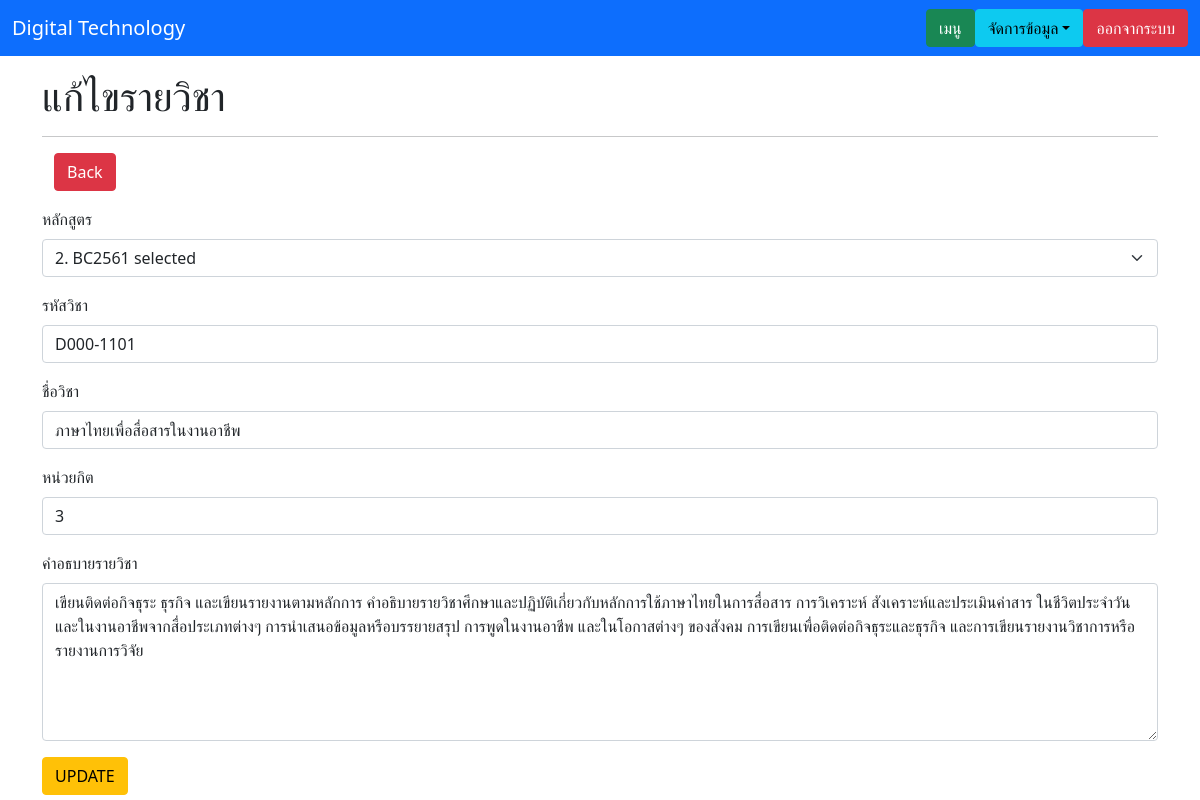
Screenshot of /subject_a_update.php?subject_AID=1 with the database file from the repository.
### tables this page shows
CREATE TABLE `tbla_subject` (
  `subject_AID` int(3) NOT NULL,
  `subject_ACode` varchar(12) NOT NULL,
  `subject_AName` varchar(255) NOT NULL,
  `subject_ACredit` int(3) NOT NULL,
  `subject_ADes` text NOT NULL,
  `courseA_ID` int(2) NOT NULL
);

### functions.php (called while the page is built, shortened)
<?php
    class DB_con{
        function __construct() {
            $conn = mysqli_connect(DB_SERVER,DB_USER,DB_PASS,DB_NAME);
            $this->dbcon = $conn;
        }
        public function fetchonerecord_a_subject($sjaID){
            $result = mysqli_query($this->dbcon, "SELECT subject_ACode,subject_AName,subject_ACredit,subject_ADes,tbla_subject.courseA_ID,courseA_CodeName
            FROM tbla_subject,tbl_avp WHERE subject_AID = '$sjaID' AND tbla_subject.courseA_ID = tbl_avp.courseA_ID");
            return $result;
        }
    }
?>

### subject_a_update.php (the view, shortened to what this page needs)
<?php
    include_once('functions.php');
?>
<!DOCTYPE html>
<html lang="en">
<head>
    <link rel="stylesheet" href="https://stackpath.bootstrapcdn.com/bootstrap/5.0.0-alpha2/css/bootstrap.min.css">
</head>
<body>
    <nav class="navbar navbar-expand-lg navbar-dark bg-primary">
        <div class="container-fluid">
            <a class="navbar-brand" href="index.php">Digital Technology</a>
                <ul class="nav justify-content-end">
                    <li class="nav-item">
                        <a class="btn btn-success" aria-current="page" href="teacher_menu.php">เมนู</a>
                    </li>
                    <li>
                        <div class="dropdown ml-2">
                            <button class="btn btn-info dropdown-toggle" type="button" id="dropdown-menu" data-toggle="dropdown" aria-expanded="false">จัดการข้อมูล</button>
                        </div>
                    </li>
                    <li>
                        <a class="btn btn-danger ml-2" aria-current="page" href="logout.php">ออกจากระบบ</a>
                    </li>
                </ul>
        </div >
    </nav>
    <div class="container">
        <h1 class="mt-3">แก้ไขรายวิชา</h1>
        <hr>
        <div class="container">
            <div class="row justify-content-between">
                <div class="col-4">
                    <a href="subject_a.php" class="btn btn-danger mb-3">Back</a>
                </div>
            </div>
        </div>
        <?php
            $sjaID = $_GET['subject_AID'];
            $update_a_subject = new DB_con();
            $sql = $update_a_subject->fetchonerecord_a_subject($sjaID);
            while($row = mysqli_fetch_array($sql)) {
        ?>
        <form action="" method="post">
            <div class="mb-3">
                <label for="courseA_CodeName" class="form-label">หลักสูตร</label>
                <select class="form-select" name="courseA_ID" required>
                    <option selected><?php echo $row['courseA_ID']; ?>. <?php echo $row['courseA_CodeName']; ?> selected</option>
                </select>
            </div>
            <div class="mb-3">
                <label for="subject_ACode" class="form-label">รหัสวิชา</label>
                <input type="text" name="subject_ACode" class="form-control"
                value="<?php echo $row['subject_ACode']; ?>" required>
            </div>
            <div class="mb-3">
                <label for="subject_AName" class="form-label">ชื่อวิชา</label>
                <input type="text" name="subject_AName" class="form-control"
                value="<?php echo $row['subject_AName']; ?>" required>
            </div>
            <div class="mb-3">
                <label for="subject_ACredit" class="form-label">หน่วยกิต</label>
                <input type="text" name="subject_ACredit" class="form-control"
                value="<?php echo $row['subject_ACredit']; ?>" required>
            </div>
            <div class="mb-3">
                <label for="subject_ADes" class="form-label">คำอธบายรายวิชา</label>
                <textarea class="form-control" name="subject_ADes" rows="6"><?php echo $row['subject_ADes']; ?></textarea>
            </div>
            <?php } ?>
            <button type="submit" name="update" class="btn btn-warning">UPDATE</button>
        </form>
    </div>
</body>
</html>

### rows the page displays
tbla_subject: courseA_ID "2. BC2561 selected", subject_ACode "D000-1101", subject_AName "ภาษาไทยเพื่อสื่อสารในงานอาชีพ", subject_ACredit "3", subject_ADes "เขียนติดต่อกิจธุระ ธุรกิจ และเขียนรายงานตามหลักการ คำอธิบายรายวิชาศึกษาและปฏิบัติเกี่ยวกับหลักการใช้ภาษาไทยในการสื่อสาร การวิเคราะห์ สังเคราะห์และประเมินค่าสาร ในชีวิตประจำวันและในงานอาชีพจากสื่อประเภทต่างๆ การนำเสนอข้อมูลหรือบรรยายสรุป การพูดในงานอาชีพ และในโอกาสต่างๆ ของสังคม การเขียนเพื่อติดต่อกิจธุระและธุรกิจ และการเขียนรายงานวิชาการหรือรายงานการวิจัย"
